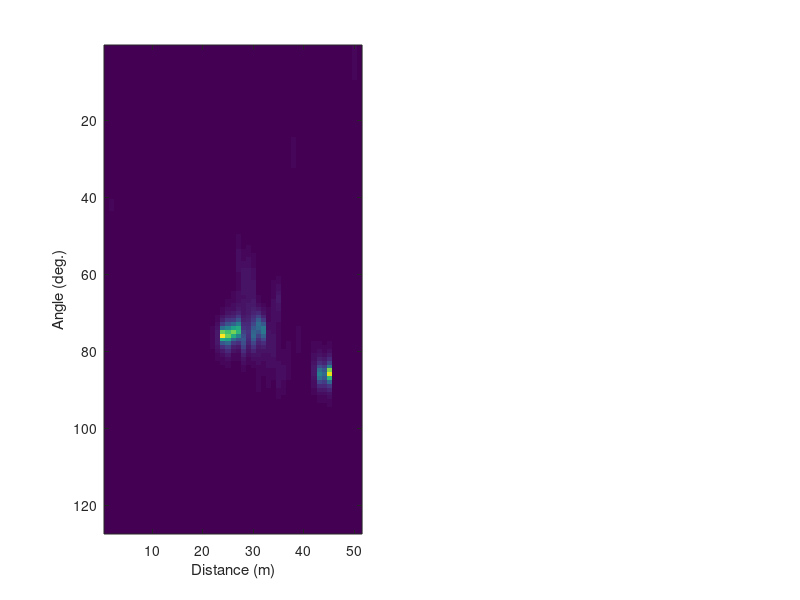

Source code (MATLAB): (Note: this script raises an error after producing the figure.)
clear;
close all;
clc;

load('Test_Data.mat')

%%%%%%%%%%%%%%%%%%%%%%%%%%%%%%%%%%%%%%%%%%%%%%%%%%%%%%%%%%%%%%
%%% 실제 차량용 FMCW 레이더 데이터 샘플
%%% 좌회전 : 10장, 우회전 : 10장
%%% 각 데이터는 크기가 127 x 51인 행렬
%%% 10 x 127 x 51 : Cube expression of processed radar signal.
%%% 적절한 픽셀 크기로 라벨링 -> YOLO 네트워크 설계 후 돌려보기
%%%%%%%%%%%%%%%%%%%%%%%%%%%%%%%%%%%%%%%%%%%%%%%%%%%%%%%%%%%%%%

figure(1)
for ii = 1:2
    subplot(1, 2, 1) %subplot(m,n,p)는 현재 Figure를 mxn 그리드로 나누고, p로 지정된 위치에 좌표축을 만듭니다.
    
    % imagesc : 스케일링된 색으로 이미지 표시
    % squueze : 길이가 1인 차원을 제거한다. ^1.5는 해상도를 높여주는 역할을 한다.
    % 10 x 127 x 51 : Cube expression of processed radar signal.
    % 따라서 이 한 줄을 통해 각각의 숫자 데이터를 한 장의 사진으로 출력하는 것이다.
    % 10장의 이미지는 곧 높이가 10인 CUBE라고 생각하면 된다.
    % 따라서 첫번째 이미지는 높이가 1인 영역을 그렸을 때 이미지
    % 따라서 각 이미지에서 라벨링할 점에 대응되는 데이터값의 특징들을 보고 이에 맞는 함수를 적용시켜서 자동 라벨링 할 수 있도록 하면 된다. 
    imagesc(squeeze(left_turn_Data(ii, :, :).^1.5));
    
    xlabel('Distance (m)')
    ylabel('Angle (deg.)')
    
    [value,max_p] = max(left_turn_Data(ii,:));
    max_p_Distance = fix(max_p/127);
    max_p_Angle = max_p - (max_p_Distance * 127);
    
    box1_x = (max_p_Distance -2);
    box1_y = (max_p_Angle + 20);
    box_point_3 = 127 * (box1_x - 1) + box1_y;
    
    box2_x = (max_p_Distance - 2);  
    box2_y = (max_p_Angle - 13);
    box_point_1 = 127 * (box2_x - 1) + box2_y;
    
    box3_x = (max_p_Distance + 21);
    box3_y = (max_p_Angle - 13);
    box_point_2 = 127 * (box3_x - 1) + box3_y;
   
    box4_x = (max_p_Distance + 21);
    box4_y = (max_p_Angle + 20);
    box_point_4 = 127 * (box4_x - 1) + box4_y;
    
    X = [box1_x; box2_x; box3_x; box4_x];
    Y = [box1_y; box2_y; box3_y; box4_y];
  
    pgon = polyshape(X,Y)
    
    plot(pgon)
    
    subplot(1, 2, 2)
    imagesc(squeeze(right_turn_Data(ii, :, :).^1.5)); % 우회전
    B = imagesc(squeeze(right_turn_Data(ii, :, :).^1.5)); % 우회전
    xlabel('Distance (m)')
    ylabel('Angle (deg.)')
    
    box1_a = (max_p_Distance -2);
    box1_b = (max_p_Angle + 20);
    box_point_3 = 127 * (box1_a - 1) + box1_b;
    
    box2_a = (max_p_Distance - 2);  
    box2_b = (max_p_Angle - 13);
    box_point_1 = 127 * (box2_a - 1) + box2_b;
    
    box3_a = (max_p_Distance + 21);
    box3_b = (max_p_Angle - 13);
    box_point_2 = 127 * (box3_a - 1) + box3_b;
   
    box4_a = (max_p_Distance + 21);
    box4_b = (max_p_Angle + 20);
    box_point_4 = 127 * (box4_a - 1) + box4_b;
    
    A = [box1_a; box2_a; box3_a; box4_a];
    B = [box1_b; box2_b; box3_b; box4_b];
  
    pgon = polyshape(A,B)
    
    plot(pgon)
    
    pause(5);
    
end
